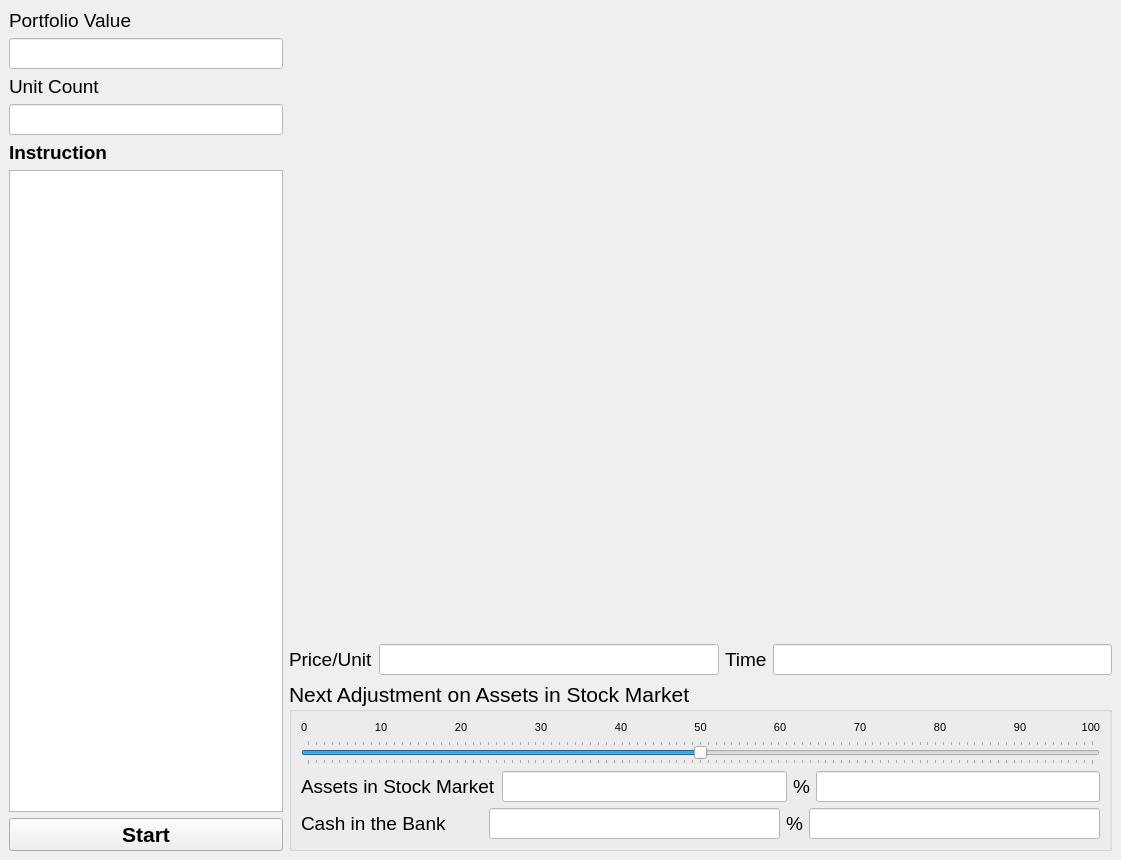
<?xml version="1.0" encoding="UTF-8"?>
<ui version="4.0">
 <class>MainWindow</class>
 <widget class="QMainWindow" name="MainWindow">
  <property name="geometry">
   <rect>
    <x>0</x>
    <y>0</y>
    <width>1121</width>
    <height>860</height>
   </rect>
  </property>
  <property name="windowTitle">
   <string>Main</string>
  </property>
  <property name="toolButtonStyle">
   <enum>Qt::ToolButtonIconOnly</enum>
  </property>
  <widget class="QWidget" name="centralwidget">
   <layout class="QHBoxLayout" name="horizontalLayout" stretch="25,75">
    <item>
     <layout class="QVBoxLayout" name="layoutLeftColumn">
      <property name="sizeConstraint">
       <enum>QLayout::SetDefaultConstraint</enum>
      </property>
      <item>
       <layout class="QVBoxLayout" name="verticalLayout">
        <item>
         <widget class="QLabel" name="labelPortofolioValueAmount">
          <property name="font">
           <font>
            <pointsize>14</pointsize>
           </font>
          </property>
          <property name="text">
           <string>Portfolio Value</string>
          </property>
         </widget>
        </item>
        <item>
         <widget class="QLineEdit" name="edit_portfolio_value">
          <property name="enabled">
           <bool>true</bool>
          </property>
          <property name="font">
           <font>
            <pointsize>14</pointsize>
           </font>
          </property>
          <property name="mouseTracking">
           <bool>false</bool>
          </property>
          <property name="styleSheet">
           <string notr="true">background-color: rgb(255, 255, 255);
color: rgb(0, 0, 0);</string>
          </property>
          <property name="readOnly">
           <bool>true</bool>
          </property>
         </widget>
        </item>
        <item>
         <widget class="QLabel" name="labelPortofolioValueAmount_2">
          <property name="font">
           <font>
            <pointsize>14</pointsize>
           </font>
          </property>
          <property name="text">
           <string>Unit Count</string>
          </property>
         </widget>
        </item>
       </layout>
      </item>
      <item>
       <widget class="QLineEdit" name="edit_unit_count">
        <property name="enabled">
         <bool>true</bool>
        </property>
        <property name="font">
         <font>
          <pointsize>14</pointsize>
         </font>
        </property>
        <property name="mouseTracking">
         <bool>false</bool>
        </property>
        <property name="styleSheet">
         <string notr="true">background-color: rgb(255, 255, 255);
color: rgb(0, 0, 0);</string>
        </property>
        <property name="readOnly">
         <bool>true</bool>
        </property>
       </widget>
      </item>
      <item>
       <widget class="QLabel" name="labelPortofolioValueAmount_4">
        <property name="font">
         <font>
          <pointsize>14</pointsize>
          <weight>75</weight>
          <bold>true</bold>
         </font>
        </property>
        <property name="text">
         <string>Instruction</string>
        </property>
       </widget>
      </item>
      <item>
       <widget class="QTextEdit" name="textEditInstruction"/>
      </item>
      <item>
       <widget class="QPushButton" name="buttonStart">
        <property name="font">
         <font>
          <pointsize>16</pointsize>
          <weight>75</weight>
          <bold>true</bold>
         </font>
        </property>
        <property name="text">
         <string>Start</string>
        </property>
       </widget>
      </item>
     </layout>
    </item>
    <item>
     <layout class="QVBoxLayout" name="layoutRightColumn" stretch="1,1,0,0">
      <property name="sizeConstraint">
       <enum>QLayout::SetDefaultConstraint</enum>
      </property>
      <item>
       <layout class="QHBoxLayout" name="layoutGraphPrice"/>
      </item>
      <item>
       <layout class="QHBoxLayout" name="layoutGraphDelta"/>
      </item>
      <item>
       <layout class="QHBoxLayout" name="horizontalLayout_3">
        <item>
         <widget class="QLabel" name="label_3">
          <property name="font">
           <font>
            <pointsize>14</pointsize>
            <weight>50</weight>
            <bold>false</bold>
           </font>
          </property>
          <property name="text">
           <string>Price/Unit</string>
          </property>
         </widget>
        </item>
        <item>
         <widget class="QLineEdit" name="edit_price_unit">
          <property name="enabled">
           <bool>true</bool>
          </property>
          <property name="font">
           <font>
            <pointsize>14</pointsize>
            <weight>50</weight>
            <bold>false</bold>
           </font>
          </property>
          <property name="mouseTracking">
           <bool>false</bool>
          </property>
          <property name="autoFillBackground">
           <bool>false</bool>
          </property>
          <property name="styleSheet">
           <string notr="true">background-color: rgb(255, 255, 255);
color: rgb(0, 0, 0);</string>
          </property>
          <property name="readOnly">
           <bool>true</bool>
          </property>
         </widget>
        </item>
        <item>
         <widget class="QLabel" name="label_4">
          <property name="font">
           <font>
            <pointsize>14</pointsize>
            <weight>50</weight>
            <bold>false</bold>
           </font>
          </property>
          <property name="text">
           <string>Time</string>
          </property>
         </widget>
        </item>
        <item>
         <widget class="QLineEdit" name="edit_time">
          <property name="enabled">
           <bool>true</bool>
          </property>
          <property name="font">
           <font>
            <pointsize>14</pointsize>
            <weight>50</weight>
            <bold>false</bold>
           </font>
          </property>
          <property name="mouseTracking">
           <bool>false</bool>
          </property>
          <property name="styleSheet">
           <string notr="true">background-color: rgb(255, 255, 255);
color: rgb(0, 0, 0);</string>
          </property>
          <property name="readOnly">
           <bool>true</bool>
          </property>
         </widget>
        </item>
       </layout>
      </item>
      <item>
       <widget class="QGroupBox" name="groupBoxNextDecision">
        <property name="font">
         <font>
          <pointsize>16</pointsize>
          <weight>50</weight>
          <bold>false</bold>
         </font>
        </property>
        <property name="title">
         <string>Next Adjustment on Assets in Stock Market</string>
        </property>
        <layout class="QVBoxLayout" name="verticalLayout_4">
         <item>
          <layout class="QHBoxLayout" name="horizontalLayout_5" stretch="1,2,2,2,2,2,2,2,2,2,1">
           <property name="spacing">
            <number>0</number>
           </property>
           <property name="leftMargin">
            <number>0</number>
           </property>
           <property name="rightMargin">
            <number>0</number>
           </property>
           <item>
            <widget class="QLabel" name="label_16">
             <property name="font">
              <font>
               <pointsize>8</pointsize>
              </font>
             </property>
             <property name="frameShape">
              <enum>QFrame::NoFrame</enum>
             </property>
             <property name="lineWidth">
              <number>0</number>
             </property>
             <property name="text">
              <string>0</string>
             </property>
             <property name="alignment">
              <set>Qt::AlignLeading|Qt::AlignLeft|Qt::AlignVCenter</set>
             </property>
             <property name="indent">
              <number>0</number>
             </property>
            </widget>
           </item>
           <item>
            <widget class="QLabel" name="label_11">
             <property name="font">
              <font>
               <pointsize>8</pointsize>
              </font>
             </property>
             <property name="frameShape">
              <enum>QFrame::NoFrame</enum>
             </property>
             <property name="lineWidth">
              <number>0</number>
             </property>
             <property name="text">
              <string>10</string>
             </property>
             <property name="alignment">
              <set>Qt::AlignCenter</set>
             </property>
             <property name="indent">
              <number>0</number>
             </property>
            </widget>
           </item>
           <item>
            <widget class="QLabel" name="label_15">
             <property name="font">
              <font>
               <pointsize>8</pointsize>
              </font>
             </property>
             <property name="frameShape">
              <enum>QFrame::NoFrame</enum>
             </property>
             <property name="lineWidth">
              <number>0</number>
             </property>
             <property name="text">
              <string>20</string>
             </property>
             <property name="alignment">
              <set>Qt::AlignCenter</set>
             </property>
             <property name="indent">
              <number>0</number>
             </property>
            </widget>
           </item>
           <item>
            <widget class="QLabel" name="label_17">
             <property name="font">
              <font>
               <pointsize>8</pointsize>
              </font>
             </property>
             <property name="frameShape">
              <enum>QFrame::NoFrame</enum>
             </property>
             <property name="lineWidth">
              <number>0</number>
             </property>
             <property name="text">
              <string>30</string>
             </property>
             <property name="alignment">
              <set>Qt::AlignCenter</set>
             </property>
             <property name="indent">
              <number>0</number>
             </property>
            </widget>
           </item>
           <item>
            <widget class="QLabel" name="label_14">
             <property name="font">
              <font>
               <pointsize>8</pointsize>
              </font>
             </property>
             <property name="frameShape">
              <enum>QFrame::NoFrame</enum>
             </property>
             <property name="lineWidth">
              <number>0</number>
             </property>
             <property name="text">
              <string>40</string>
             </property>
             <property name="alignment">
              <set>Qt::AlignCenter</set>
             </property>
             <property name="indent">
              <number>0</number>
             </property>
            </widget>
           </item>
           <item>
            <widget class="QLabel" name="label_13">
             <property name="font">
              <font>
               <pointsize>8</pointsize>
              </font>
             </property>
             <property name="frameShape">
              <enum>QFrame::NoFrame</enum>
             </property>
             <property name="lineWidth">
              <number>0</number>
             </property>
             <property name="text">
              <string>50</string>
             </property>
             <property name="alignment">
              <set>Qt::AlignCenter</set>
             </property>
             <property name="indent">
              <number>0</number>
             </property>
            </widget>
           </item>
           <item>
            <widget class="QLabel" name="label_12">
             <property name="font">
              <font>
               <pointsize>8</pointsize>
              </font>
             </property>
             <property name="frameShape">
              <enum>QFrame::NoFrame</enum>
             </property>
             <property name="lineWidth">
              <number>0</number>
             </property>
             <property name="text">
              <string>60</string>
             </property>
             <property name="alignment">
              <set>Qt::AlignCenter</set>
             </property>
             <property name="indent">
              <number>0</number>
             </property>
            </widget>
           </item>
           <item>
            <widget class="QLabel" name="label_10">
             <property name="font">
              <font>
               <pointsize>8</pointsize>
              </font>
             </property>
             <property name="frameShape">
              <enum>QFrame::NoFrame</enum>
             </property>
             <property name="lineWidth">
              <number>0</number>
             </property>
             <property name="text">
              <string>70</string>
             </property>
             <property name="alignment">
              <set>Qt::AlignCenter</set>
             </property>
             <property name="indent">
              <number>0</number>
             </property>
            </widget>
           </item>
           <item>
            <widget class="QLabel" name="label_9">
             <property name="font">
              <font>
               <pointsize>8</pointsize>
              </font>
             </property>
             <property name="frameShape">
              <enum>QFrame::NoFrame</enum>
             </property>
             <property name="lineWidth">
              <number>0</number>
             </property>
             <property name="text">
              <string>80</string>
             </property>
             <property name="alignment">
              <set>Qt::AlignCenter</set>
             </property>
             <property name="indent">
              <number>0</number>
             </property>
            </widget>
           </item>
           <item>
            <widget class="QLabel" name="label_8">
             <property name="font">
              <font>
               <pointsize>8</pointsize>
              </font>
             </property>
             <property name="frameShape">
              <enum>QFrame::NoFrame</enum>
             </property>
             <property name="lineWidth">
              <number>0</number>
             </property>
             <property name="text">
              <string>90</string>
             </property>
             <property name="alignment">
              <set>Qt::AlignCenter</set>
             </property>
             <property name="indent">
              <number>0</number>
             </property>
            </widget>
           </item>
           <item>
            <widget class="QLabel" name="label_7">
             <property name="font">
              <font>
               <pointsize>8</pointsize>
              </font>
             </property>
             <property name="frameShape">
              <enum>QFrame::NoFrame</enum>
             </property>
             <property name="lineWidth">
              <number>0</number>
             </property>
             <property name="text">
              <string>100</string>
             </property>
             <property name="alignment">
              <set>Qt::AlignRight|Qt::AlignTrailing|Qt::AlignVCenter</set>
             </property>
             <property name="indent">
              <number>0</number>
             </property>
            </widget>
           </item>
          </layout>
         </item>
         <item>
          <layout class="QHBoxLayout" name="horizontalLayout_6">
           <item>
            <widget class="QSlider" name="slider_asset">
             <property name="maximum">
              <number>100</number>
             </property>
             <property name="singleStep">
              <number>1</number>
             </property>
             <property name="sliderPosition">
              <number>50</number>
             </property>
             <property name="tracking">
              <bool>true</bool>
             </property>
             <property name="orientation">
              <enum>Qt::Horizontal</enum>
             </property>
             <property name="invertedAppearance">
              <bool>false</bool>
             </property>
             <property name="invertedControls">
              <bool>false</bool>
             </property>
             <property name="tickPosition">
              <enum>QSlider::TicksBothSides</enum>
             </property>
             <property name="tickInterval">
              <number>1</number>
             </property>
            </widget>
           </item>
          </layout>
         </item>
         <item>
          <layout class="QHBoxLayout" name="horizontalLayout_2">
           <item>
            <widget class="QLabel" name="label">
             <property name="font">
              <font>
               <pointsize>14</pointsize>
               <weight>50</weight>
               <bold>false</bold>
              </font>
             </property>
             <property name="text">
              <string>Assets in Stock Market</string>
             </property>
            </widget>
           </item>
           <item>
            <widget class="QLineEdit" name="edit_asset_value">
             <property name="enabled">
              <bool>true</bool>
             </property>
             <property name="font">
              <font>
               <pointsize>14</pointsize>
               <weight>50</weight>
               <bold>false</bold>
              </font>
             </property>
             <property name="mouseTracking">
              <bool>false</bool>
             </property>
             <property name="styleSheet">
              <string notr="true">background-color: rgb(255, 255, 255);
color: rgb(0, 0, 0);</string>
             </property>
             <property name="readOnly">
              <bool>true</bool>
             </property>
            </widget>
           </item>
           <item>
            <widget class="QLabel" name="label_2">
             <property name="font">
              <font>
               <pointsize>14</pointsize>
               <weight>50</weight>
               <bold>false</bold>
              </font>
             </property>
             <property name="text">
              <string>%</string>
             </property>
            </widget>
           </item>
           <item>
            <widget class="QLineEdit" name="edit_asset_percentage">
             <property name="enabled">
              <bool>true</bool>
             </property>
             <property name="font">
              <font>
               <pointsize>14</pointsize>
               <weight>50</weight>
               <bold>false</bold>
              </font>
             </property>
             <property name="mouseTracking">
              <bool>false</bool>
             </property>
             <property name="styleSheet">
              <string notr="true">background-color: rgb(255, 255, 255);
color: rgb(0, 0, 0);</string>
             </property>
             <property name="readOnly">
              <bool>true</bool>
             </property>
            </widget>
           </item>
          </layout>
         </item>
         <item>
          <layout class="QHBoxLayout" name="horizontalLayout_4">
           <item>
            <widget class="QLabel" name="label_5">
             <property name="font">
              <font>
               <pointsize>14</pointsize>
               <weight>50</weight>
               <bold>false</bold>
              </font>
             </property>
             <property name="text">
              <string>Cash in the Bank       </string>
             </property>
            </widget>
           </item>
           <item>
            <widget class="QLineEdit" name="edit_cash_value">
             <property name="enabled">
              <bool>true</bool>
             </property>
             <property name="font">
              <font>
               <pointsize>14</pointsize>
               <weight>50</weight>
               <bold>false</bold>
              </font>
             </property>
             <property name="mouseTracking">
              <bool>false</bool>
             </property>
             <property name="styleSheet">
              <string notr="true">background-color: rgb(255, 255, 255);
color: rgb(0, 0, 0);</string>
             </property>
             <property name="readOnly">
              <bool>true</bool>
             </property>
            </widget>
           </item>
           <item>
            <widget class="QLabel" name="label_6">
             <property name="font">
              <font>
               <pointsize>14</pointsize>
               <weight>50</weight>
               <bold>false</bold>
              </font>
             </property>
             <property name="text">
              <string>%</string>
             </property>
            </widget>
           </item>
           <item>
            <widget class="QLineEdit" name="edit_cash_percentage">
             <property name="enabled">
              <bool>true</bool>
             </property>
             <property name="font">
              <font>
               <pointsize>14</pointsize>
               <weight>50</weight>
               <bold>false</bold>
              </font>
             </property>
             <property name="mouseTracking">
              <bool>false</bool>
             </property>
             <property name="styleSheet">
              <string notr="true">background-color: rgb(255, 255, 255);
color: rgb(0, 0, 0);</string>
             </property>
             <property name="readOnly">
              <bool>true</bool>
             </property>
            </widget>
           </item>
          </layout>
         </item>
        </layout>
       </widget>
      </item>
     </layout>
    </item>
   </layout>
  </widget>
 </widget>
 <resources/>
 <connections/>
</ui>
